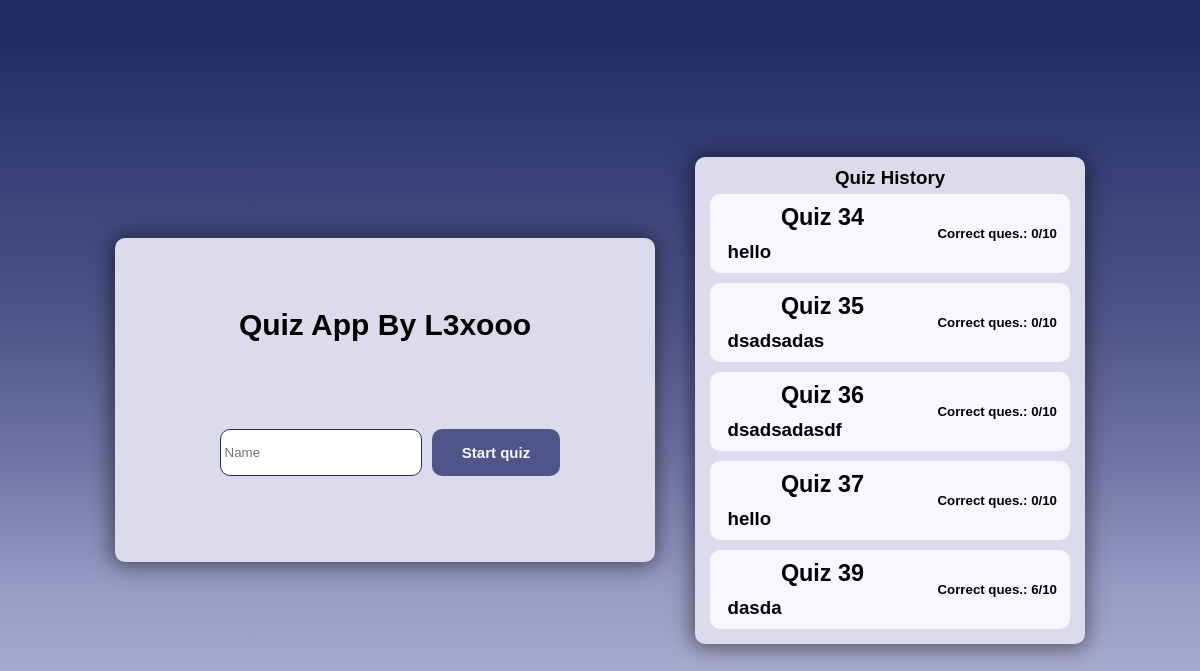
The page / on the database its author committed.
### base/models.py (models this page shows, shortened)
class Quiz(models.Model):
    player = models.ForeignKey(Player,on_delete=models.CASCADE)
    correctQuestions = models.IntegerField(default=0)
    completed = models.BooleanField(default=False)

class Player(models.Model):
    name = models.CharField(max_length=50)
    def __str__(self):
        return self.name

### base/views.py (the view, shortened to what this page needs)
# urls.py: path("",views.createPlayer,name = "home"),
def createPlayer(request):
    quizs = Quiz.objects.all()[:5]
    context = {"quizs":quizs}
    return render(request,"base/home.html",context)

### base/templates/base/home.html (shortened to what this page needs)
{% extends "base/main.html" %}
{% block content %}
<div class = "container">
    <div class = "left">
        <h2>Quiz App By L3xooo</h2>
        <form class = "form" action = "" method = "POST">
            <input name = 'name' placeholder=" Name">
            <button class = "btn" type = "submit">Start quiz</button>
        </form>
    </div>
    <div class = "right">
        <h3>Quiz History</h3>
        {% for quiz in quizs %}
            <div class = "quiz">
                <div class = "q__left">
                    <a href = "{% url 'result' quiz.id %}" ><h3>Quiz {{quiz.id}}</h3></a>
                    <h3>{{quiz.player}}</h3>
                </div>
                <div class = "q__right">
                    <h5>Correct ques.: {{quiz.correctQuestions}}/10</h5>
                </div>
            </div>
        {% endfor %}
    </div>
</div>
{% endblock %}

### static/styles/style.css (style rules this page uses)
* { margin: 0; padding: 0; font-family: "Fira Sans", sans-serif; }
html,body { scroll-behavior: smooth; display: flex; justify-content: center; align-items: center; min-height: 100vh; background: rgb(193,193,222); background: linear-gradient(0deg, rgba(193,193,222,1) 0%, rgba(151,154,195,1) 27%, rgba(111,116,163,1) 43%, rgba(79,85,136,1) 60%, rgba(34,45,103,1) 95%); }
.container { margin: auto; max-width: 1200px; display: flex; justify-content: space-evenly; align-items: center; }
.right,.left { background-color: rgb(219, 219, 236); padding: 10px; border-radius: 10px; margin: 20px; display: flex; flex-direction: column; justify-content: center; align-items: center; box-shadow: -1px 1px 21px 2px rgba(0,0,0,0.52); -webkit-box-shadow: -1px 1px 21px 2px rgba(0,0,0,0.52); -moz-box-shadow: -1px 1px 21px 2px rgba(0,0,0,0.52); }
.left h2 { border-radius: 10px; margin-top: 50px; padding: 10px; font-size: 30px; width: 500px; text-align: center; }
.form { width:500px; height: 200px; border-radius: 10px; display: flex; justify-content: center; align-items: center; }
.form input { height: 45px; width: 200px; -webkit-transition: width .35s ease-in-out; transition: width .35s ease-in-out; border: 1px solid #222d67; margin: 10px; border-radius: 10px; }
.btn { background-color: #4f5588; border: none; border-radius: 10px; padding: 15px 30px; font-size: 15px; font-weight: 700; color: rgb(247, 247, 255); cursor: pointer; }
.quiz { background-color: rgb(247, 247, 255); padding: 5px; border-radius: 10px; margin: 5px; display: flex; width: 350px; justify-content: space-around; align-items: center; }
.q__left { width: 200px; display: flex; flex-direction: column; }
.q__left h3 { padding: 5px; margin: 0px; }
.q__left a { text-decoration: none; cursor: pointer; color: black; }
.q__right { width: 120px; text-align: left; }
.container { margin: auto; max-width: 1200px; }
a { text-decoration: none; color: black; font-size: 20px; text-align: center; }

### rows shown on the page
Quiz: id "34", player "hello", correctQuestions "0"
Quiz: id "35", player "dsadsadas", correctQuestions "0"
Quiz: id "36", player "dsadsadasdf", correctQuestions "0"
Quiz: id "37", player "hello", correctQuestions "0"
Quiz: id "39", player "dasda", correctQuestions "6"
